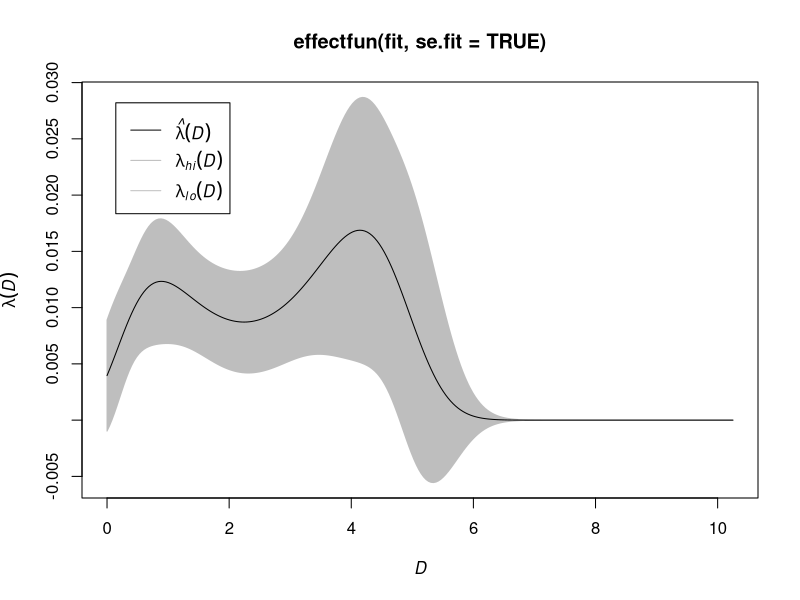
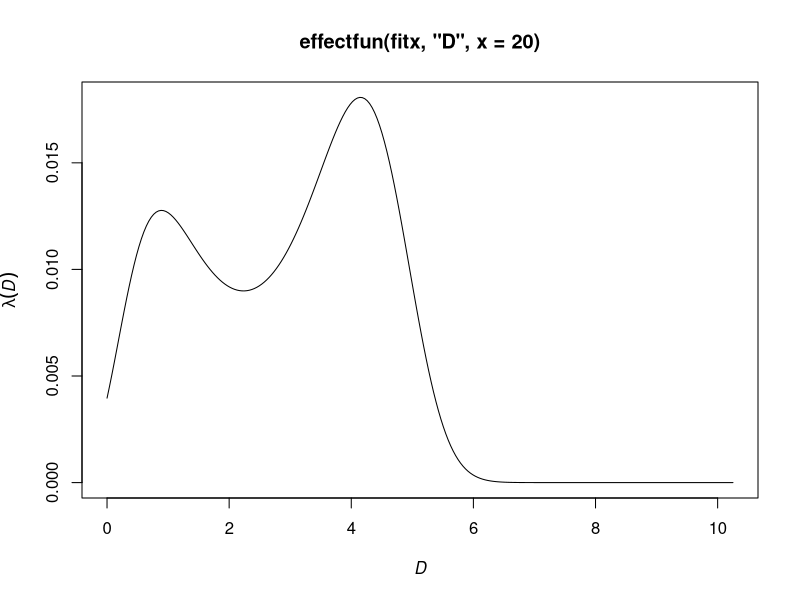

Source code (R) for these figures, in order:
## ---- chunk 1
#Install the Spatstat package and package with update that let the package functions run
install.packages('spatstat') 
install.packages('spatstat.utils') 

library(spatstat)
library(spatstat.utils)
#Then load these packages using the 'library' function

## ---- chunk 2
# Compute and view a fitted effect of a spatial covariate in a point process model
X <- copper$SouthPoints 
D <- distfun(copper$SouthLines)
fit <- ppm(X ~ polynom(D, 5))
effectfun(fit)
plot(effectfun(fit, se.fit=TRUE))
fitx <- ppm(X ~ x + polynom(D, 5))
plot(effectfun(fitx, "D", x=20))
